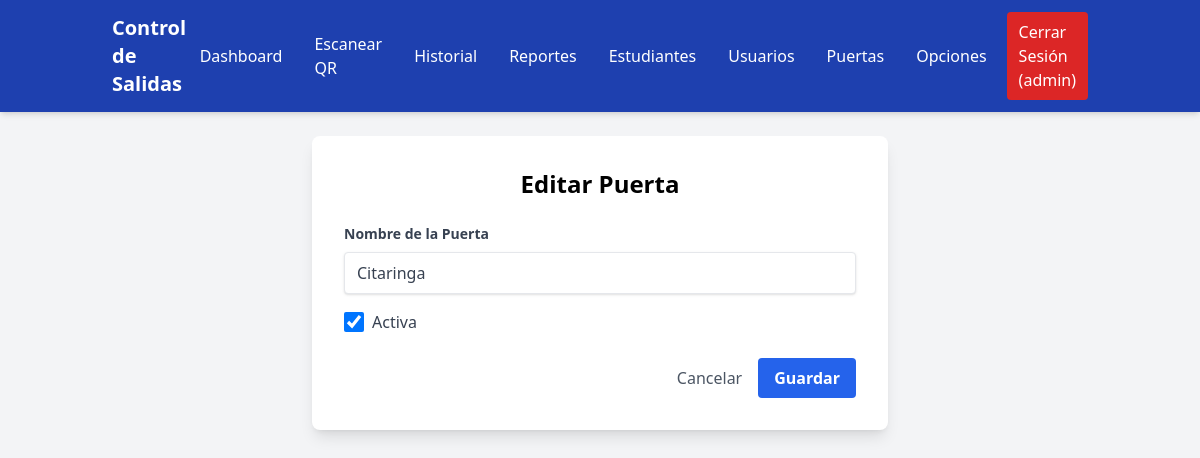
Screenshot of /doors/2/edit (signed in) with the database file from the repository.
### app/models.py (models this page shows, shortened)
class User(UserMixin, db.Model):
    __tablename__ = 'users'
    id = db.Column(db.Integer, primary_key=True)
    username = db.Column(db.String(80), unique=True, nullable=False)
    password_hash = db.Column(db.String(256), nullable=False)
    role = db.Column(db.Enum(Role), default=Role.OPERATOR, nullable=False)
    created_at = db.Column(db.DateTime, default=datetime.utcnow)

class Door(db.Model):
    __tablename__ = 'doors'
    id = db.Column(db.Integer, primary_key=True)
    name = db.Column(db.String(50), unique=True, nullable=False)
    is_active = db.Column(db.Boolean, default=True, nullable=False)

### app/routes.py (the view)
@bp.route('/doors/<int:id>/edit', methods=['GET', 'POST'])
@login_required
@admin_required
def edit_door(id):
    door = Door.query.get_or_404(id)
    form = DoorForm(obj=door)
    if form.validate_on_submit():
        door.name = form.name.data
        door.is_active = form.is_active.data
        db.session.commit()
        flash('Puerta actualizada exitosamente.', 'success')
        return redirect(url_for('routes.list_doors'))
    return render_template('doors/door_form.html', form=form, title="Editar Puerta", door=door)

### app/forms.py
class DoorForm(FlaskForm):
    name = StringField('Nombre de la Puerta', validators=[DataRequired(), Length(max=50)])
    is_active = BooleanField('Activa', default=True)
    submit = SubmitField('Guardar')

### app/templates/doors/door_form.html (shortened to what this page needs)
{% extends "base.html" %}
{% block content %}
<div class="max-w-xl mx-auto bg-white p-8 rounded-lg shadow-lg">
    <h2 class="text-2xl font-bold mb-6 text-center">{{ title }}</h2>
    <form method="post">
        <div class="mb-4">
            {{ form.name.label(class="block text-gray-700 text-sm font-bold mb-2") }}
            {{ form.name(class="shadow appearance-none border rounded w-full py-2 px-3 text-gray-700") }}
        </div>
        <div class="mb-6">
            <label class="flex items-center">
                {{ form.is_active(class="form-checkbox h-5 w-5 text-blue-600") }}
                <span class="ml-2 text-gray-700">{{ form.is_active.label.text }}</span>
            </label>
        </div>
        <div class="flex items-center justify-end">
            <a href="{{ url_for('routes.list_doors') }}" class="text-gray-600 mr-4">Cancelar</a>
            {{ form.submit(class="bg-blue-600 hover:bg-blue-700 text-white font-bold py-2 px-4 rounded") }}
        </div>
    </form>
</div>
{% endblock %}

### app/templates/base.html (shortened to what this page needs)
<!DOCTYPE html>
<html lang="es">
<head>
    <script src="https://cdn.tailwindcss.com"></script>
</head>
<body class="bg-gray-100 font-sans">
    <nav x-data="{ open: false }" class="bg-blue-800 text-white shadow-md">
    <div class="container mx-auto px-6 py-3">
        <div class="flex justify-between items-center">
            <a href="{{ url_for('routes.dashboard') }}" class="text-xl font-bold">Control de Salidas</a>
<div class="hidden md:flex items-center space-x-2">
    {% if current_user.is_authenticated %}
        <a href="{{ url_for('routes.dashboard') }}" class="px-3 py-2 rounded hover:bg-blue-700">Dashboard</a>
        <a href="{{ url_for('routes.scan') }}" class="px-3 py-2 rounded hover:bg-blue-700">Escanear QR</a>
        <a href="{{ url_for('routes.list_exits') }}" class="px-3 py-2 rounded hover:bg-blue-700">Historial</a>
        <a href="{{ url_for('routes.daily_report') }}" class="px-3 py-2 rounded hover:bg-blue-700">Reportes</a>
        {% if current_user.role.value == 'admin' %}
            <a href="{{ url_for('routes.list_students') }}" class="px-3 py-2 rounded hover:bg-blue-700">Estudiantes</a>
            <a href="{{ url_for('routes.list_users') }}" class="px-3 py-2 rounded hover:bg-blue-700">Usuarios</a>
            <a href="{{ url_for('routes.list_doors') }}" class="px-3 py-2 rounded hover:bg-blue-700">Puertas</a>
            <a href="{{ url_for('routes.app_settings') }}" class="px-3 py-2 rounded hover:bg-blue-700">Opciones</a>
        {% endif %}
        <a href="{{ url_for('routes.logout') }}" class="px-3 py-2 rounded bg-red-600 hover:bg-red-700">Cerrar Sesión ({{ current_user.username }})</a>
    {% else %}
        <a href="{{ url_for('routes.login') }}" class="px-3 py-2 rounded hover:bg-blue-700">Iniciar Sesión</a>
    {% endif %}
</div>
        </div>
    </div>
    </nav>
    <main class="container mx-auto mt-6 px-6">
        {% block content %}{% endblock %}
    </main>
</body>
</html>

### rows the page displays
User: username "admin"
Door: name "Citaringa", is_active "☑"

### other values shown
{{ title }} "Editar Puerta"
